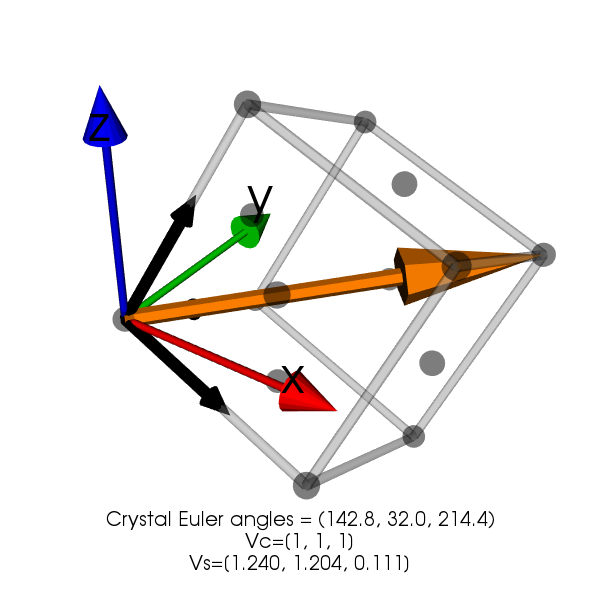

Generate this figure with Python:
import numpy as np
import vtk
from pymicro.view.vtk_utils import lattice_3d, unit_arrow_3d, axes_actor, text, setup_camera, \
    apply_orientation_to_actor, set_opacity
from pymicro.view.scene3d import Scene3D
from pymicro.crystal.microstructure import Orientation
from pymicro.crystal.lattice import Lattice, HklDirection

s3d = Scene3D(display=False, ren_size=(600, 600))
s3d.name = 'euler_angles_and_orientation_matrix'
euler_angles = np.array([142.8, 32.0, 214.4])
(phi1, Phi, phi2) = euler_angles
orientation = Orientation.from_euler(euler_angles)
g = orientation.orientation_matrix()

lab_frame = axes_actor(1, fontSize=50)
lab_frame.SetCylinderRadius(0.02)
s3d.add(lab_frame)

crystal_frame = axes_actor(0.6, fontSize=50, axisLabels=None)
crystal_frame.SetCylinderRadius(0.05)
collection = vtk.vtkPropCollection()
crystal_frame.GetActors(collection)
for i in range(collection.GetNumberOfItems()):
    collection.GetItemAsObject(i).GetProperty().SetColor(0.0, 0.0, 0.0)
apply_orientation_to_actor(crystal_frame, orientation)
s3d.add(crystal_frame)

a = 1.0
l = Lattice.face_centered_cubic(a)
fcc_lattice = lattice_3d(l, crystal_orientation=orientation)
set_opacity(fcc_lattice, 0.3)
s3d.add(fcc_lattice)

# arrow to show 111 lattice vector
Vc = np.array([a, a, a])
Vs = np.dot(g.T, Vc)
vector = unit_arrow_3d((0., 0., 0.), Vs, make_unit=False)
s3d.add(vector)

# add some text actors
euler_str = 'Crystal Euler angles = (%.1f, %.1f, %.1f)\n' \
            'Vc=[1, 1, 1]\n' \
            'Vs=[%.3f, %.3f, %.3f]' % (phi1, Phi, phi2, Vs[0], Vs[1], Vs[2])
euler_text = text(euler_str, coords=(0.5, 0.05))
s3d.get_renderer().AddActor2D(euler_text)
rotation_text = text('', coords=(0.5, 0.95))
s3d.get_renderer().AddActor2D(rotation_text)

# camera settings
cam = setup_camera(size=(1.3 * a, 1.3 * a, 1.3 * a))
cam.SetFocalPoint(a / 2, a / 2, 0.)
s3d.set_camera(cam)

s3d.render()
